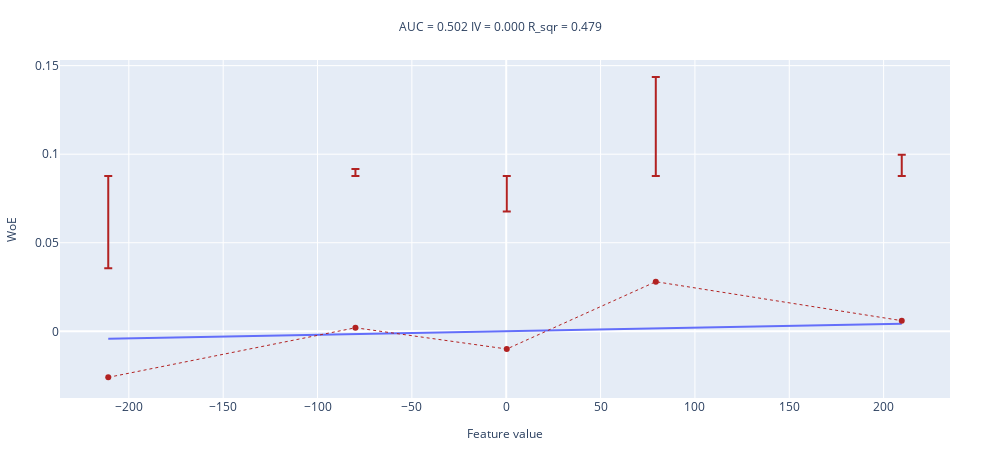

Notebook code for this chart:
### Code cell
sample_size = int(1e4)
noise_std = 150.

df = pd.DataFrame()
y = np.array(sample_size // 2 * [0] + sample_size // 2 * [1])
df['target']  = y

np.random.seed(89)
x = np.concatenate([sps.norm(0, noise_std).rvs(size = sample_size // 2), sps.norm(1, noise_std).rvs(size = sample_size // 2)])
df['feature'] = x

woe_line(values=x, target=y, n_buckets=5)

### Figure 1 — Plotly figure (JSON) as saved in the notebook; plotly's stock layout.template omitted (floating-point values rounded to 4 significant figures)
{"data": [{"mode": "lines", "name": "interpolation_line", "showlegend": false, "type": "scatter", "x": [-210.9, -79.91, 0.2887, 79.26, 209.6], "y": [-0.004252, -0.001611, 5.82e-06, 0.001598, 0.004225]}, {"error_y": {"array": [0.06163, 0.08962, 0.07763, 0.1156, 0.09362], "arrayminus": [-0.1136, -0.08562, -0.09763, -0.05963, -0.08162], "symmetric": false, "type": "data"}, "line": {"color": "firebrick", "dash": "dot", "width": 1}, "name": "WoE", "showlegend": false, "type": "scatter", "x": [-210.9, -79.91, 0.2887, 79.26, 209.6], "y": [-0.026, 0.002, -0.01, 0.028, 0.006]}], "layout": {"height": 450, "margin": {"b": 50, "l": 50, "r": 50, "t": 60}, "title": {"font": {"size": 12}, "text": "AUC = 0.502 IV = 0.000 R_sqr = 0.479 ", "x": 0.5, "xanchor": "center", "y": 0.95, "yanchor": "top"}, "width": 1000, "xaxis": {"title": {"font": {"size": 12}, "text": "Feature value"}}, "yaxis": {"title": {"font": {"size": 12}, "text": "WoE"}}}}
